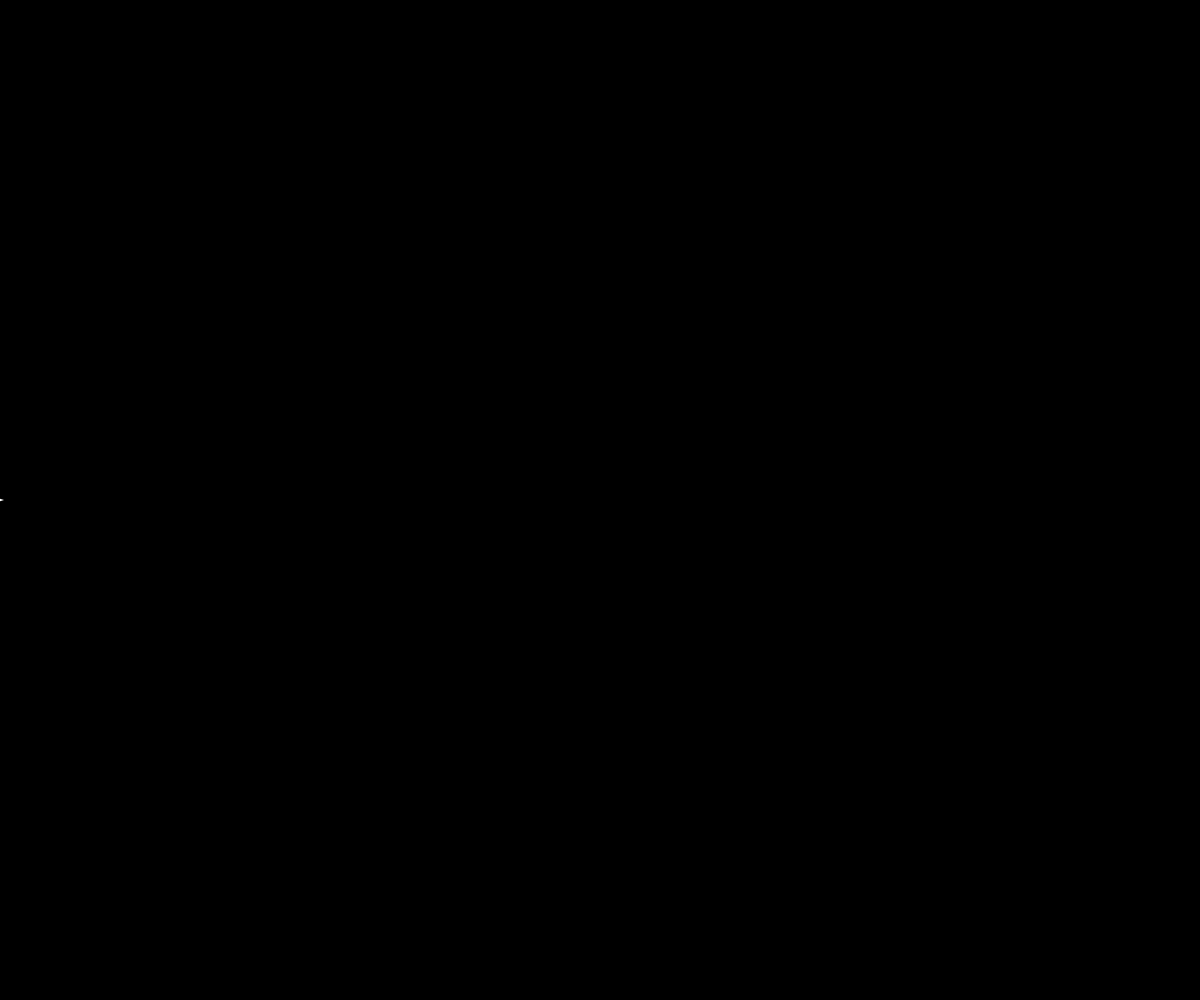
Frame 1 (no input)
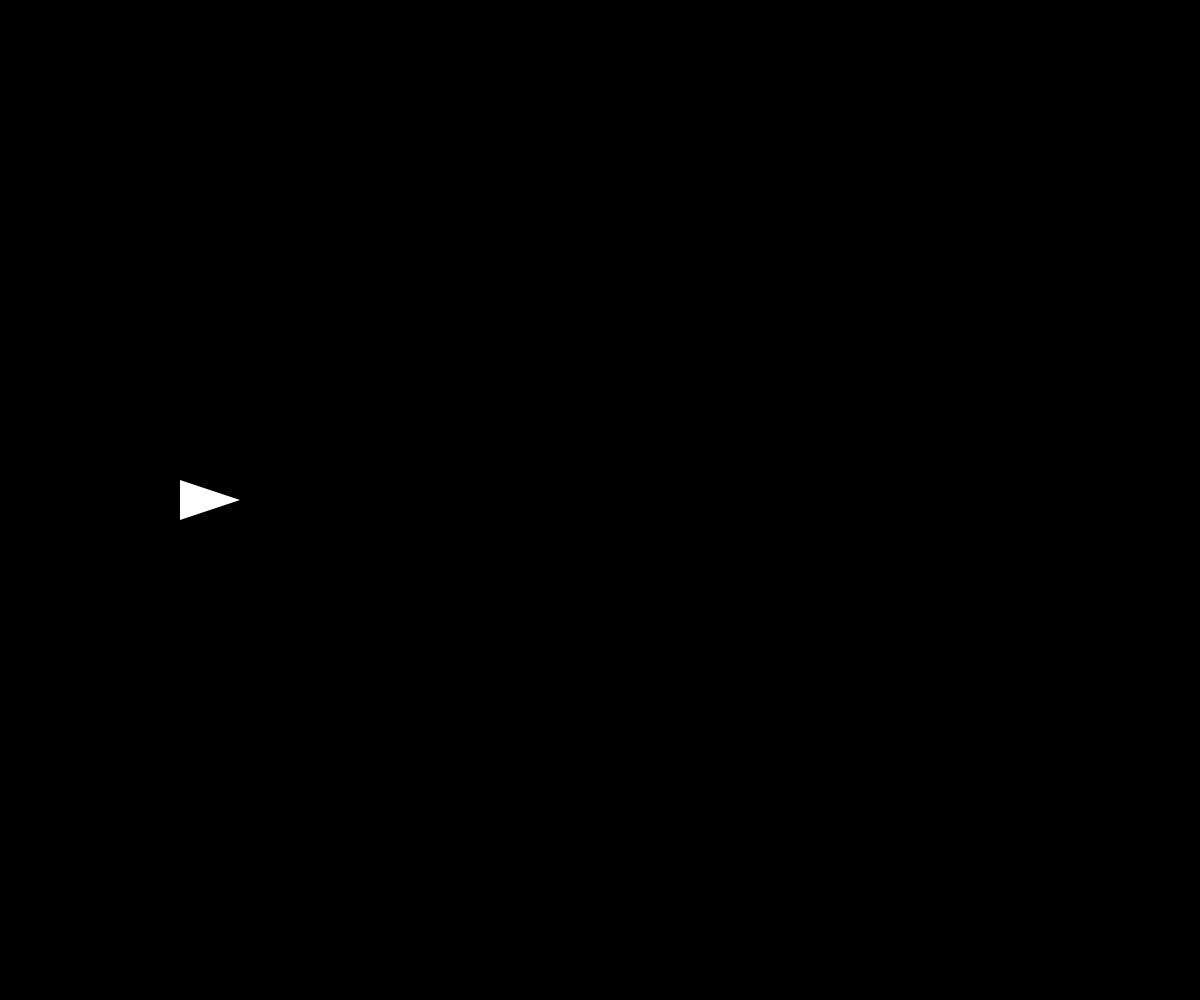
Frame 60 (no input)
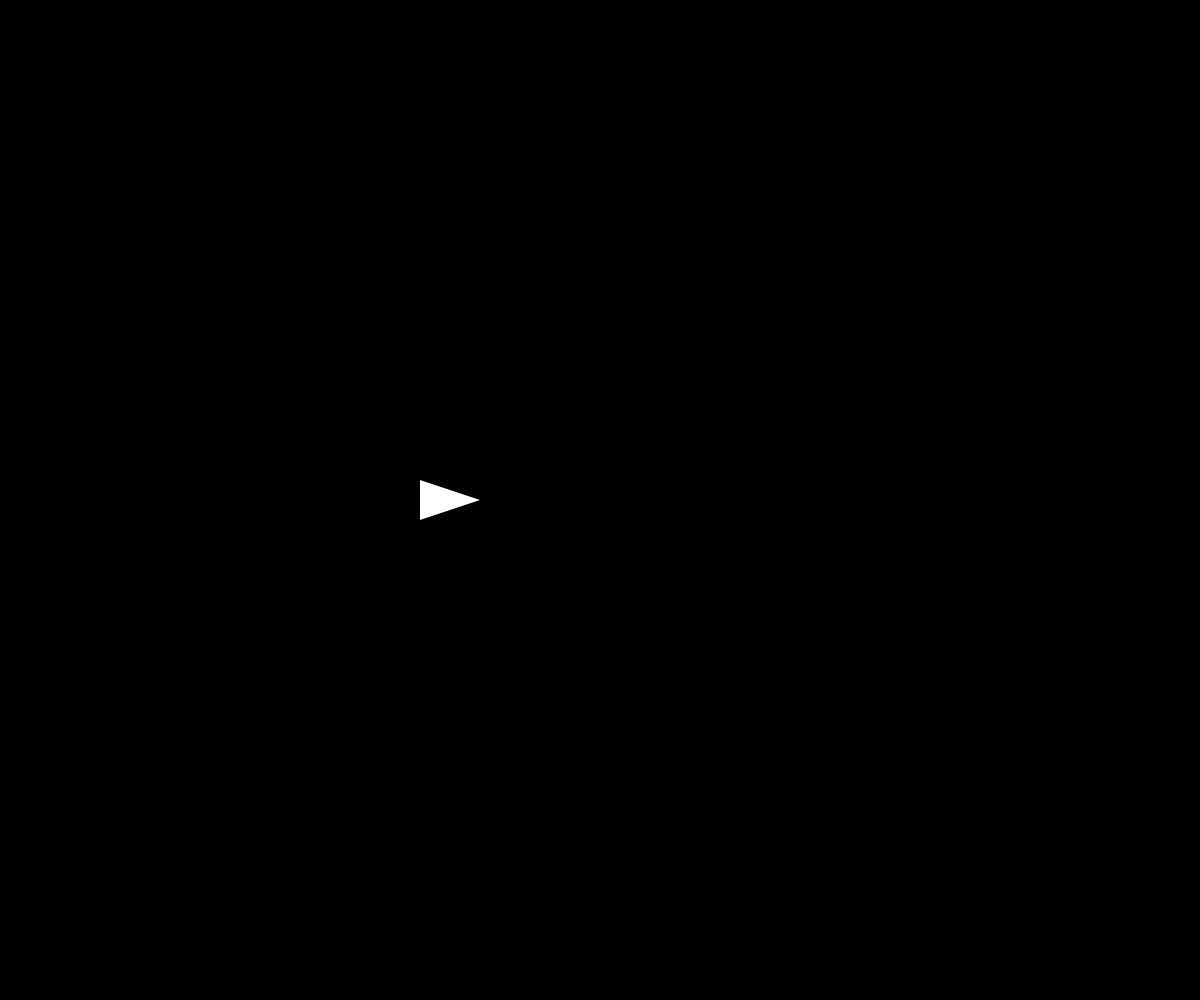
Frame 120 (the mouse pressed at the canvas centre since frame 60)

The p5.js sketch that drew these frames (run headless with seeded random() and noise() and a simulated clock; from frame 60 on, the mouse is pressed at the canvas centre):

// p5.js sketch
// ── sketch.js
// quanti pixel in un secondo (slow)?
const speed = 240;

let currentX;

const deltaX = 60;
const deltaY = 20;

function setup() {
	createCanvas(windowWidth, windowHeight);
	noStroke();
	currentX = 0;
}

function windowResized() {
	resizeCanvas(windowWidth, windowHeight);
}

function offsetTriangle(x, y, deltaX, deltaY) {
	return triangle(x, y, x - deltaX, y + deltaY, x - deltaX, y - deltaY);
}

function draw(){
	const speedRate = speed / Math.max(getFrameRate(), getTargetFrameRate());
	currentX +=
		(
			currentX >= width / 2
			? speedRate * 2
			: speedRate
		);

	if (currentX >= width + deltaX) {
		currentX = 0;
	}

	background(
		currentX >= width / 2
			? color(0, 0, 0, 100)
			: color(0, 0, 0)
	);

	const _color = (currentX >= width / 2 ? color(255, 0, 0) : color(255));
	fill(_color);

	offsetTriangle(currentX, height / 2, deltaX, deltaY);
}
